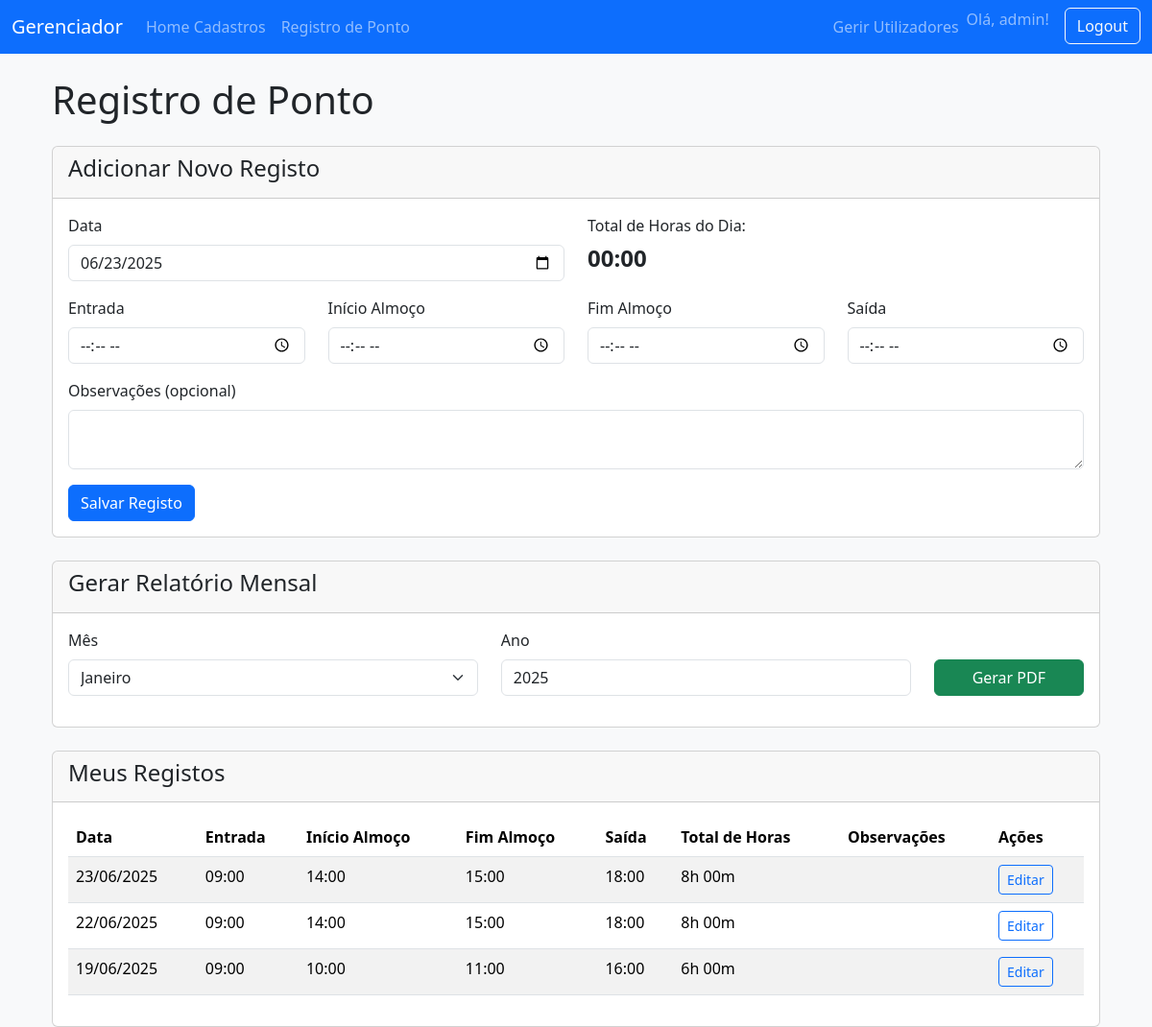
/ponto (signed in), run on the app's committed database.
### app.py (models this page shows)
class User(db.Model, UserMixin):
    id = db.Column(db.Integer, primary_key=True)
    username = db.Column(db.String(80), unique=True, nullable=False)
    password = db.Column(db.String(128), nullable=False)
    is_admin = db.Column(db.Boolean, nullable=False, default=False)

class RegistroPonto(db.Model):
    id = db.Column(db.Integer, primary_key=True)
    data = db.Column(db.Date, nullable=False)
    hora_entrada = db.Column(db.Time, nullable=True)
    hora_inicio_almoco = db.Column(db.Time, nullable=True)
    hora_fim_almoco = db.Column(db.Time, nullable=True)
    hora_saida = db.Column(db.Time, nullable=True)
    observacao = db.Column(db.String(200), nullable=True)
    user_id = db.Column(db.Integer, db.ForeignKey('user.id'), nullable=False)
    user = db.relationship('User', backref=db.backref('registros_ponto', lazy=True))
    @property
    def total_horas(self):
        if not self.hora_entrada or not self.hora_saida:
            return "N/A"
        try:
            hoje = datetime.date.min
            entrada_dt = datetime.datetime.combine(hoje, self.hora_entrada)
            saida_dt = datetime.datetime.combine(hoje, self.hora_saida)
            duracao_total_segundos = (saida_dt - entrada_dt).total_seconds()
            duracao_almoco_segundos = 0
            if self.hora_inicio_almoco and self.hora_fim_almoco:
                inicio_almoco_dt = datetime.datetime.combine(hoje, self.hora_inicio_almoco)
                fim_almoco_dt = datetime.datetime.combine(hoje, self.hora_fim_almoco)
                if fim_almoco_dt > inicio_almoco_dt:
                    duracao_almoco_segundos = (fim_almoco_dt - inicio_almoco_dt).total_seconds()
            total_trabalhado_segundos = duracao_total_segundos - duracao_almoco_segundos
            if total_trabalhado_segundos < 0:
                total_trabalhado_segundos = 0
            hours = int(total_trabalhado_segundos // 3600)
            minutes = int((total_trabalhado_segundos % 3600) // 60)
            return f"{hours}h {minutes:02d}m"
        except Exception:
            return "Erro"

### app.py (the view, shortened to what this page needs)
@app.route('/ponto', methods=['GET', 'POST'])
@login_required
def registro_ponto():
    hoje = datetime.date.today()
    registros_do_utilizador = RegistroPonto.query.filter_by(user_id=current_user.id).order_by(RegistroPonto.data.desc()).all()
    return render_template('ponto.html', registros=registros_do_utilizador, hoje=hoje)

### app.py (called while the page is built)
@login_manager.user_loader
def load_user(user_id):
    return User.query.get(int(user_id))

### templates/ponto.html (shortened to what this page needs)
{% extends "base.html" %}
{% block content %}
<div class="container mt-4">
    <h1 class="mb-4">Registro de Ponto</h1>
    <div class="card mb-4">
        <div class="card-header">
            <h4 id="form-title">Adicionar Novo Registo</h4>
        </div>
        <div class="card-body">
            <form id="ponto-form" method="POST" action="{{ url_for('registro_ponto') }}">
                <div class="row">
                    <div class="col-md-6 mb-3">
                        <label for="data" class="form-label">Data</label>
                        <input type="date" class="form-control" id="data" name="data" value="{{ hoje.strftime('%Y-%m-%d') }}" required>
                    </div>
                    <div class="col-md-6 mb-3">
                        <label class="form-label">Total de Horas do Dia:</label>
                        <h4 id="contador-horas" class="fw-bold">00:00</h4>
                    </div>
                </div>
                <div class="row">
                    <div class="col-md-3 mb-3">
                        <label for="hora_entrada" class="form-label">Entrada</label>
                        <input type="time" class="form-control" id="hora_entrada" name="hora_entrada">
                    </div>
                    <div class="col-md-3 mb-3">
                        <label for="hora_inicio_almoco" class="form-label">Início Almoço</label>
                        <input type="time" class="form-control" id="hora_inicio_almoco" name="hora_inicio_almoco">
                    </div>
                    <div class="col-md-3 mb-3">
                        <label for="hora_fim_almoco" class="form-label">Fim Almoço</label>
                        <input type="time" class="form-control" id="hora_fim_almoco" name="hora_fim_almoco">
                    </div>
                    <div class="col-md-3 mb-3">
                        <label for="hora_saida" class="form-label">Saída</label>
                        <input type="time" class="form-control" id="hora_saida" name="hora_saida">
                    </div>
                </div>
                <div class="mb-3">
                    <label for="observacao" class="form-label">Observações (opcional)</label>
                    <textarea class="form-control" id="observacao" name="observacao" rows="2"></textarea>
                </div>
                <button type="submit" class="btn btn-primary">Salvar Registo</button>
            </form>
        </div>
    </div>
    <div class="card mb-4">
        <div class="card-header">
            <h4>Gerar Relatório Mensal</h4>
        </div>
        <div class="card-body">
            <form method="GET" action="{{ url_for('relatorio_ponto') }}" target="_blank">
                <div class="row align-items-end">
                    <div class="col-md-5 mb-3">
                        <label for="mes" class="form-label">Mês</label>
                        <select id="mes" name="mes" class="form-select" required>
                            <option value="1">Janeiro</option>
                        </select>
                    </div>
                    <div class="col-md-5 mb-3">
                        <label for="ano" class="form-label">Ano</label>
                        <input type="number" id="ano" name="ano" class="form-control" value="{{ hoje.year }}" required>
                    </div>
                    <div class="col-md-2 mb-3">
                        <button type="submit" class="btn btn-success w-100">Gerar PDF</button>
                    </div>
                </div>
            </form>
        </div>
    </div>
    <div class="card">
        <div class="card-header">
            <h4>Meus Registos</h4>
        </div>
        <div class="card-body">
            <div class="table-responsive">
                <table class="table table-striped table-hover">
                    <thead>
                        <tr>
                            <th>Data</th>
                            <th>Entrada</th>
                            <th>Início Almoço</th>
                            <th>Fim Almoço</th>
                            <th>Saída</th>
                            <th>Total de Horas</th>
                            <th>Observações</th>
                            <th>Ações</th>
                        </tr>
                    </thead>
                    <tbody>
                        {% for registro in registros %}
                        <tr>
                            <td>{{ registro.data.strftime('%d/%m/%Y') }}</td>
                            <td>{{ registro.hora_entrada.strftime('%H:%M') if registro.hora_entrada else '---' }}</td>
                            <td>{{ registro.hora_inicio_almoco.strftime('%H:%M') if registro.hora_inicio_almoco else '---' }}</td>
                            <td>{{ registro.hora_fim_almoco.strftime('%H:%M') if registro.hora_fim_almoco else '---' }}</td>
                            <td>{{ registro.hora_saida.strftime('%H:%M') if registro.hora_saida else '---' }}</td>
                            <td>{{ registro.total_horas }}</td>
                            <td>{{ registro.observacao }}</td>
                            <td>
                                <button class="btn btn-sm btn-outline-primary edit-btn"
                                        data-id="{{ registro.id }}"
                                        data-data="{{ registro.data.strftime('%Y-%m-%d') }}"
                                        data-entrada="{{ registro.hora_entrada.strftime('%H:%M') if registro.hora_entrada else '' }}"
                                        data-inicio-almoco="{{ registro.hora_inicio_almoco.strftime('%H:%M') if registro.hora_inicio_almoco else '' }}"
                                        data-fim-almoco="{{ registro.hora_fim_almoco.strftime('%H:%M') if registro.hora_fim_almoco else '' }}"
                                        data-saida="{{ registro.hora_saida.strftime('%H:%M') if registro.hora_saida else '' }}"
                                        data-obs="{{ registro.observacao or '' }}">
                                    Editar
                                </button>
                            </td>
                        </tr>
                        {% else %}
                        <tr>
                            <td colspan="8" class="text-center">Ainda não há registos.</td>
                        </tr>
                        {% endfor %}
                    </tbody>
                </table>
            </div>
        </div>
    </div>
</div>
{% endblock %}

### templates/base.html (shortened to what this page needs)
<!DOCTYPE html>
<html lang="pt-br">
<head>
    <link href="https://cdn.jsdelivr.net/npm/bootstrap@5.3.3/dist/css/bootstrap.min.css" rel="stylesheet" xintegrity="sha384-QWTKZyjpPEjISv5WaRU9OFeRpok6YctnYmDr5pNlyT2bRjXh0JMhjY6hW+ALEwIH">
</head>
<body class="bg-light">
    <nav class="navbar navbar-expand-lg navbar-dark bg-primary">
        <div class="container-fluid">
            <a class="navbar-brand" href="{{ url_for('pagina_inicial') }}">Gerenciador</a>
            <div class="collapse navbar-collapse" id="navbarNav">
                {% if current_user.is_authenticated %}
                <ul class="navbar-nav me-auto mb-2 mb-lg-0">
                    <li class="nav-item">
                        <a class="nav-link" href="{{ url_for('pagina_inicial') }}">Home Cadastros</a>
                    </li>
                    <li class="nav-item">
                        <a class="nav-link" href="{{ url_for('registro_ponto') }}">Registro de Ponto</a>
                    </li>
                </ul>
                <ul class="navbar-nav">
                    {% if current_user.is_admin %}
                    <li class="nav-item">
                        <a class="nav-link" href="{{ url_for('manage_users') }}">Gerir Utilizadores</a>
                    </li>
                    {% endif %}
                    <li class="nav-item">
                        <span class="navbar-text me-3">
                            Olá, {{ current_user.username }}!
                        </span>
                    </li>
                    <li class="nav-item">
                        <a href="{{ url_for('logout') }}" class="btn btn-outline-light">Logout</a>
                    </li>
                </ul>
                {% endif %}
            </div>
        </div>
    </nav>
    <main class="container mt-4">
        {% block content %}{% endblock %}
    </main>
</body>
</html>

### data on the page
User: username "admin"
RegistroPonto: data "23/06/2025", hora_entrada "09:00", hora_inicio_almoco "14:00", hora_fim_almoco "15:00", hora_saida "18:00", total_horas "8h 00m"
RegistroPonto: data "22/06/2025", hora_entrada "09:00", hora_inicio_almoco "14:00", hora_fim_almoco "15:00", hora_saida "18:00", total_horas "8h 00m"
RegistroPonto: data "19/06/2025", hora_entrada "09:00", hora_inicio_almoco "10:00", hora_fim_almoco "11:00", hora_saida "16:00", total_horas "6h 00m"
